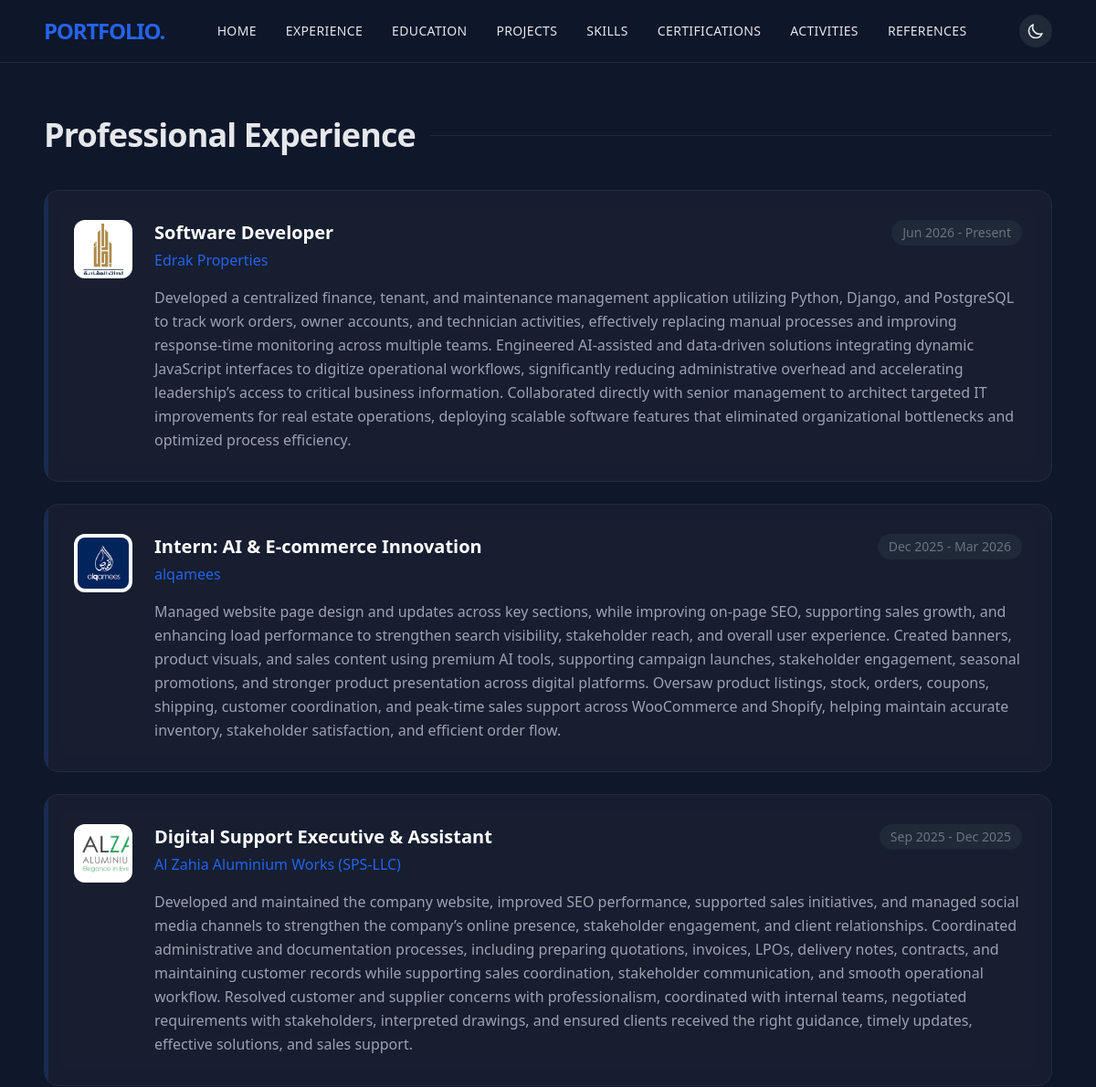
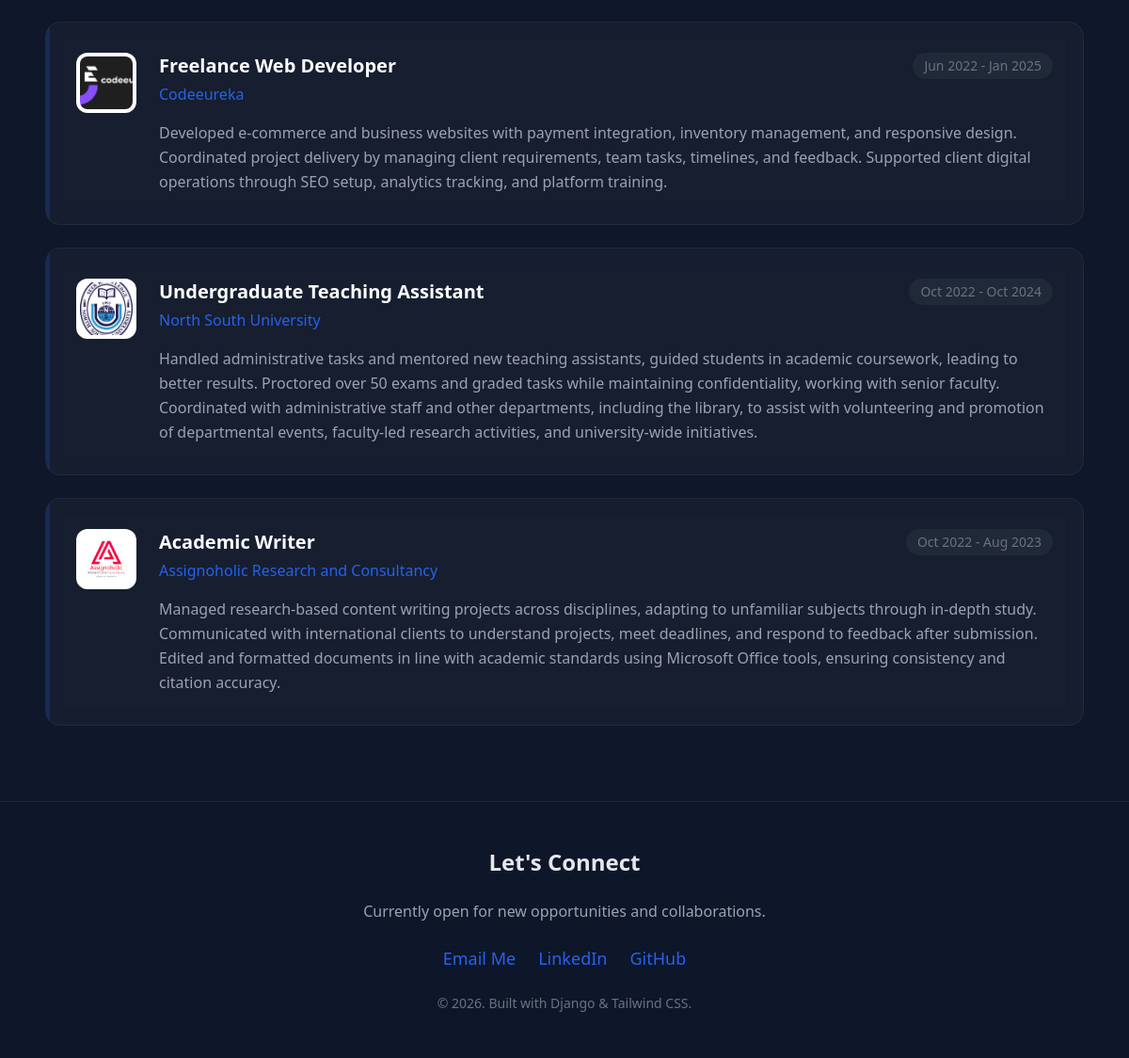
The app's page /experience/ with its own data (2 pictures, top to bottom).
### portfolio/models.py (models this page shows, shortened)
class Experience(models.Model):
    title = models.CharField(max_length=200, help_text="e.g., Software Developer")
    company_name = models.CharField(max_length=255, null=True, blank=True, help_text="Name of the company or organization")
    start_date = models.DateField(null=True, blank=True, help_text="Start date of employment")
    end_date = models.DateField(null=True, blank=True, help_text="Leave blank if currently working here")
    is_current = models.BooleanField(default=False, help_text="Check if you currently work here")
    about = models.TextField(help_text="Description of the experience")
    image = models.ImageField(upload_to='experiences/', blank=True, null=True)
    order = models.IntegerField(default=0, help_text="Order to display on the page")
    class Meta:
        ordering = ['order', '-start_date']

### portfolio/views.py (the view)
# urls.py: path('experience/', views.experience_view, name='experience'),
def experience_view(request):
    context = {
        'experiences': Experience.objects.all(),
        'settings': SiteSetting.objects.first(),
    }
    return render(request, 'portfolio/experience.html', context)

### portfolio/templates/portfolio/experience.html
{% extends 'portfolio/base.html' %}
{% block content %}
<section id="experience" class="space-y-10 animate-[fadeIn_0.5s_ease-in-out]">
    <div class="flex items-center gap-4">
        <h2 class="text-4xl font-extrabold tracking-tight">Professional Experience</h2>
        <div class="h-px bg-gray-300 dark:bg-gray-800 flex-1"></div>
    </div>
    <div class="space-y-6">
        {% for exp in experiences %}
            <div class="glass-card p-8 rounded-2xl flex flex-col md:flex-row gap-6 relative overflow-hidden group">
                <div class="absolute left-0 top-0 bottom-0 w-1 bg-primary/20 group-hover:bg-primary transition-colors"></div>
                {% if exp.image %}
                    <img src="{{ exp.image.url }}" alt="{{ exp.title }}" class="w-16 h-16 rounded-xl object-cover bg-white p-1">
                {% endif %}
                <div class="flex-1">
                    <div class="flex flex-col md:flex-row md:justify-between md:items-start">
                        <div>
                            <h3 class="text-xl font-bold text-gray-900 dark:text-white">{{ exp.title }}</h3>
                            <p class="text-primary font-medium mt-1">{{ exp.company_name }}</p>
                        </div>
                        <span class="text-sm text-gray-500 mt-2 md:mt-0 bg-gray-200 dark:bg-gray-800 px-3 py-1 rounded-full inline-block">
                            {{ exp.start_date|date:"M Y" }} - {% if exp.is_current %}Present{% else %}{{ exp.end_date|date:"M Y" }}{% endif %}
                        </span>
                    </div>
                    <p class="mt-4 text-gray-600 dark:text-gray-400 leading-relaxed">{{ exp.about }}</p>
                </div>
            </div>
        {% empty %}
            <div class="glass-card p-8 rounded-2xl">
                <p class="text-gray-500">No experience records found.</p>
            </div>
        {% endfor %}
    </div>
</section>
{% endblock content %}

### portfolio/templates/portfolio/base.html (shortened to what this page needs)
<!DOCTYPE html>
<html lang="en" class="dark scroll-smooth">
<head>
    <script src="https://cdn.tailwindcss.com"></script>
</head>
<body class="bg-gray-50 text-gray-800 dark:bg-darkBg dark:text-gray-200 font-sans antialiased selection:bg-primary selection:text-white flex flex-col min-h-screen">
    <nav class="fixed w-full z-50 top-0 transition-all duration-300 backdrop-blur-md bg-white/70 dark:bg-darkBg/70 border-b border-gray-200 dark:border-gray-800">
        <div class="max-w-6xl mx-auto px-6 py-4 flex justify-between items-center">
            <a href="{% url 'home' %}" class="text-2xl font-bold tracking-tighter text-primary">PORTFOLIO.</a>
            <div class="hidden md:flex space-x-6 lg:space-x-8 text-xs lg:text-sm font-medium tracking-wide">
                <a href="{% url 'home' %}" class="hover:text-primary transition-colors">HOME</a>
                <a href="{% url 'experience' %}" class="hover:text-primary transition-colors">EXPERIENCE</a>
                <a href="{% url 'education' %}" class="hover:text-primary transition-colors">EDUCATION</a>
                <a href="{% url 'projects' %}" class="hover:text-primary transition-colors">PROJECTS</a>
                <a href="{% url 'skills' %}" class="hover:text-primary transition-colors">SKILLS</a>
                <a href="{% url 'certifications' %}" class="hover:text-primary transition-colors">CERTIFICATIONS</a>
                <a href="{% url 'extracurriculars' %}" class="hover:text-primary transition-colors">ACTIVITIES</a>
                <a href="{% url 'references' %}" class="hover:text-primary transition-colors">REFERENCES</a>
            </div>
            <div class="flex items-center gap-4">
                <button id="theme-toggle" class="p-2 rounded-full bg-gray-200 dark:bg-gray-800 hover:bg-gray-300 dark:hover:bg-gray-700 transition">
                    <svg id="theme-icon" class="w-5 h-5 text-gray-800 dark:text-gray-200" fill="none" stroke="currentColor" viewBox="0 0 24 24"><path stroke-linecap="round" stroke-linejoin="round" stroke-width="2" d="M20.354 15.354A9 9 0 018.646 3.646 9.003 9.003 0 0012 21a9.003 9.003 0 008.354-5.646z"></path></svg>
                </button>
            </div>
        </div>
    </nav>
    <main class="max-w-6xl mx-auto px-6 pt-32 pb-20 space-y-20 flex-grow w-full">
        {% block content %}
        {% endblock content %}
    </main>
    <footer id="contact" class="border-t border-gray-200 dark:border-gray-800 bg-white/50 dark:bg-darkBg/50 py-12 mt-auto">
        <div class="max-w-6xl mx-auto px-6 text-center space-y-6">
            <h2 class="text-2xl font-bold">Let's Connect</h2>
            <p class="text-gray-600 dark:text-gray-400">Currently open for new opportunities and collaborations.</p>
            <div class="flex justify-center space-x-6 text-lg font-medium">
                <a href="mailto:{{ settings.email|default:'hello@example.com' }}" class="text-primary hover:underline">Email Me</a>
                <a href="{{ settings.linkedin_url|default:'#' }}" target="_blank" class="text-primary hover:underline">LinkedIn</a>
                <a href="https://github.com/zubair-sowrab" target="_blank" class="text-primary hover:underline">GitHub</a>
            </div>
            <p class="text-sm text-gray-500 mt-8">© 2026. Built with Django & Tailwind CSS.</p>
        </div>
    </footer>
</body>
</html>

### portfolio/templates/portfolio/base.html (style rules this page uses)
body { transition: background-color 0.3s, color 0.3s; }
.glass-card { background: rgba(255, 255, 255, 0.03); backdrop-filter: blur(10px); border: 1px solid rgba(255, 255, 255, 0.05); transition: transform 0.3s ease, box-shadow 0.3s ease, border-color 0.3s ease; }

### records on screen
Experience: image (picture), title "Software Developer", company_name "Edrak Properties", start_date "Jun 2026", is_current "Present", about "Developed a centralized finance, tenant, and maintenance management application utilizing Python, Django, and PostgreSQL to track work orders, owner accounts, and technician activities, effectively replacing manual processes and improving response-time monitoring across multiple teams. Engineered AI-assisted and data-driven solutions integrating dynamic JavaScript interfaces to digitize operational workflows, significantly reducing administrative overhead and accelerating leadership’s access to critical business information. Collaborated directly with senior management to architect targeted IT improvements for real estate operations, deploying scalable software features that eliminated…"
Experience: image (picture), title "Intern: AI & E-commerce Innovation", company_name "alqamees", start_date "Dec 2025", end_date "Mar 2026", about "Managed website page design and updates across key sections, while improving on-page SEO, supporting sales growth, and enhancing load performance to strengthen search visibility, stakeholder reach, and overall user experience. Created banners, product visuals, and sales content using premium AI tools, supporting campaign launches, stakeholder engagement, seasonal promotions, and stronger product presentation across digital platforms. Oversaw product listings, stock, orders, coupons, shipping, customer coordination, and peak-time sales support across WooCommerce and Shopify, helping maintain accurate inventory, stakeholder satisfaction, and efficient order flow."
Experience: image (picture), title "Digital Support Executive & Assistant", company_name "Al Zahia Aluminium Works (SPS-LLC)", start_date "Sep 2025", end_date "Dec 2025", about "Developed and maintained the company website, improved SEO performance, supported sales initiatives, and managed social media channels to strengthen the company’s online presence, stakeholder engagement, and client relationships. Coordinated administrative and documentation processes, including preparing quotations, invoices, LPOs, delivery notes, contracts, and maintaining customer records while supporting sales coordination, stakeholder communication, and smooth operational workflow. Resolved customer and supplier concerns with professionalism, coordinated with internal teams, negotiated requirements with stakeholders, interpreted drawings, and ensured clients received the right guidance,…"
Experience: image (picture), title "Freelance Web Developer", company_name "Codeeureka", start_date "Jun 2022", end_date "Jan 2025", about "Developed e-commerce and business websites with payment integration, inventory management, and responsive design. Coordinated project delivery by managing client requirements, team tasks, timelines, and feedback. Supported client digital operations through SEO setup, analytics tracking, and platform training."
Experience: image (picture), title "Undergraduate Teaching Assistant", company_name "North South University", start_date "Oct 2022", end_date "Oct 2024", about "Handled administrative tasks and mentored new teaching assistants, guided students in academic coursework, leading to better results. Proctored over 50 exams and graded tasks while maintaining confidentiality, working with senior faculty. Coordinated with administrative staff and other departments, including the library, to assist with volunteering and promotion of departmental events, faculty-led research activities, and university-wide initiatives."
Experience: image (picture), title "Academic Writer", company_name "Assignoholic Research and Consultancy", start_date "Oct 2022", end_date "Aug 2023", about "Managed research-based content writing projects across disciplines, adapting to unfamiliar subjects through in-depth study. Communicated with international clients to understand projects, meet deadlines, and respond to feedback after submission. Edited and formatted documents in line with academic standards using Microsoft Office tools, ensuring consistency and citation accuracy."
